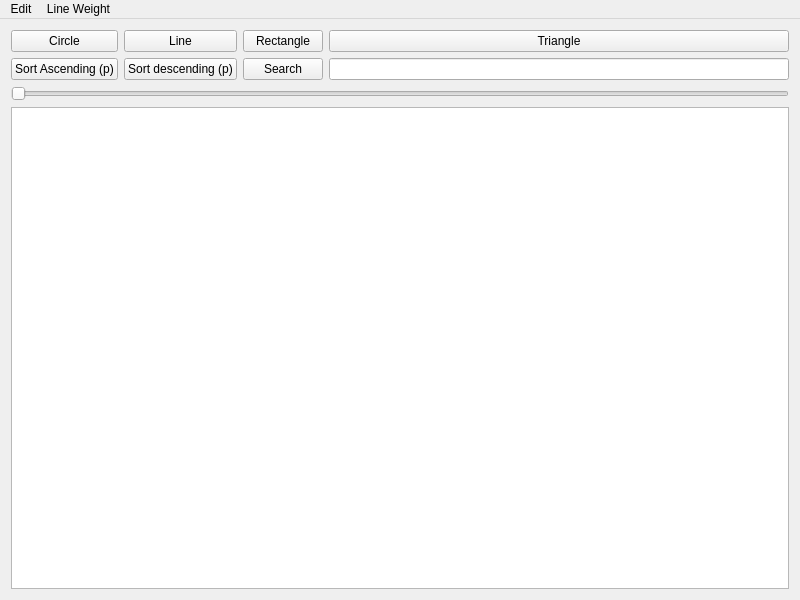
<?xml version="1.0" encoding="UTF-8"?>
<ui version="4.0">
 <class>MainWindow</class>
 <widget class="QMainWindow" name="MainWindow">
  <property name="geometry">
   <rect>
    <x>0</x>
    <y>0</y>
    <width>800</width>
    <height>600</height>
   </rect>
  </property>
  <property name="windowTitle">
   <string>MainWindow</string>
  </property>
  <widget class="QWidget" name="centralWidget">
   <layout class="QGridLayout" name="gridLayout">
    <item row="0" column="2">
     <widget class="QPushButton" name="pushButton_2">
      <property name="text">
       <string>Rectangle</string>
      </property>
     </widget>
    </item>
    <item row="2" column="0" colspan="4">
     <widget class="QSlider" name="horizontalSlider">
      <property name="maximum">
       <number>30</number>
      </property>
      <property name="orientation">
       <enum>Qt::Horizontal</enum>
      </property>
     </widget>
    </item>
    <item row="3" column="0" colspan="4">
     <widget class="QGraphicsView" name="graphicsView"/>
    </item>
    <item row="0" column="0">
     <widget class="QPushButton" name="pushButton">
      <property name="text">
       <string>Circle</string>
      </property>
     </widget>
    </item>
    <item row="0" column="3">
     <widget class="QPushButton" name="pushButton_3">
      <property name="text">
       <string>Triangle</string>
      </property>
     </widget>
    </item>
    <item row="0" column="1">
     <widget class="QPushButton" name="pushButton_4">
      <property name="text">
       <string>Line</string>
      </property>
     </widget>
    </item>
    <item row="1" column="0">
     <widget class="QPushButton" name="sortA_Btn">
      <property name="text">
       <string>Sort Ascending (p)</string>
      </property>
     </widget>
    </item>
    <item row="1" column="1">
     <widget class="QPushButton" name="sortD_Btn">
      <property name="text">
       <string>Sort descending (p)</string>
      </property>
     </widget>
    </item>
    <item row="1" column="2">
     <widget class="QPushButton" name="srch_Btn">
      <property name="text">
       <string>Search</string>
      </property>
     </widget>
    </item>
    <item row="1" column="3">
     <widget class="QLineEdit" name="lineEdit_srchTxt"/>
    </item>
   </layout>
  </widget>
  <widget class="QMenuBar" name="menuBar">
   <property name="geometry">
    <rect>
     <x>0</x>
     <y>0</y>
     <width>800</width>
     <height>25</height>
    </rect>
   </property>
   <widget class="QMenu" name="menuEdit">
    <property name="title">
     <string>Edit</string>
    </property>
    <addaction name="actionUndo"/>
    <addaction name="actionRedo"/>
    <addaction name="actionColor"/>
    <addaction name="separator"/>
   </widget>
   <widget class="QMenu" name="menuLine_Weight">
    <property name="title">
     <string>Line Weight</string>
    </property>
   </widget>
   <addaction name="menuEdit"/>
   <addaction name="menuLine_Weight"/>
  </widget>
  <action name="actionUndo">
   <property name="text">
    <string>Undo</string>
   </property>
   <property name="shortcut">
    <string>Ctrl+Z</string>
   </property>
  </action>
  <action name="actionRedo">
   <property name="text">
    <string>Redo</string>
   </property>
   <property name="shortcut">
    <string>Ctrl+Y</string>
   </property>
  </action>
  <action name="actionColor">
   <property name="text">
    <string>Color</string>
   </property>
  </action>
  <action name="actionLine_Weight">
   <property name="text">
    <string>Line Weight</string>
   </property>
  </action>
 </widget>
 <layoutdefault spacing="6" margin="11"/>
 <resources/>
 <connections/>
</ui>
